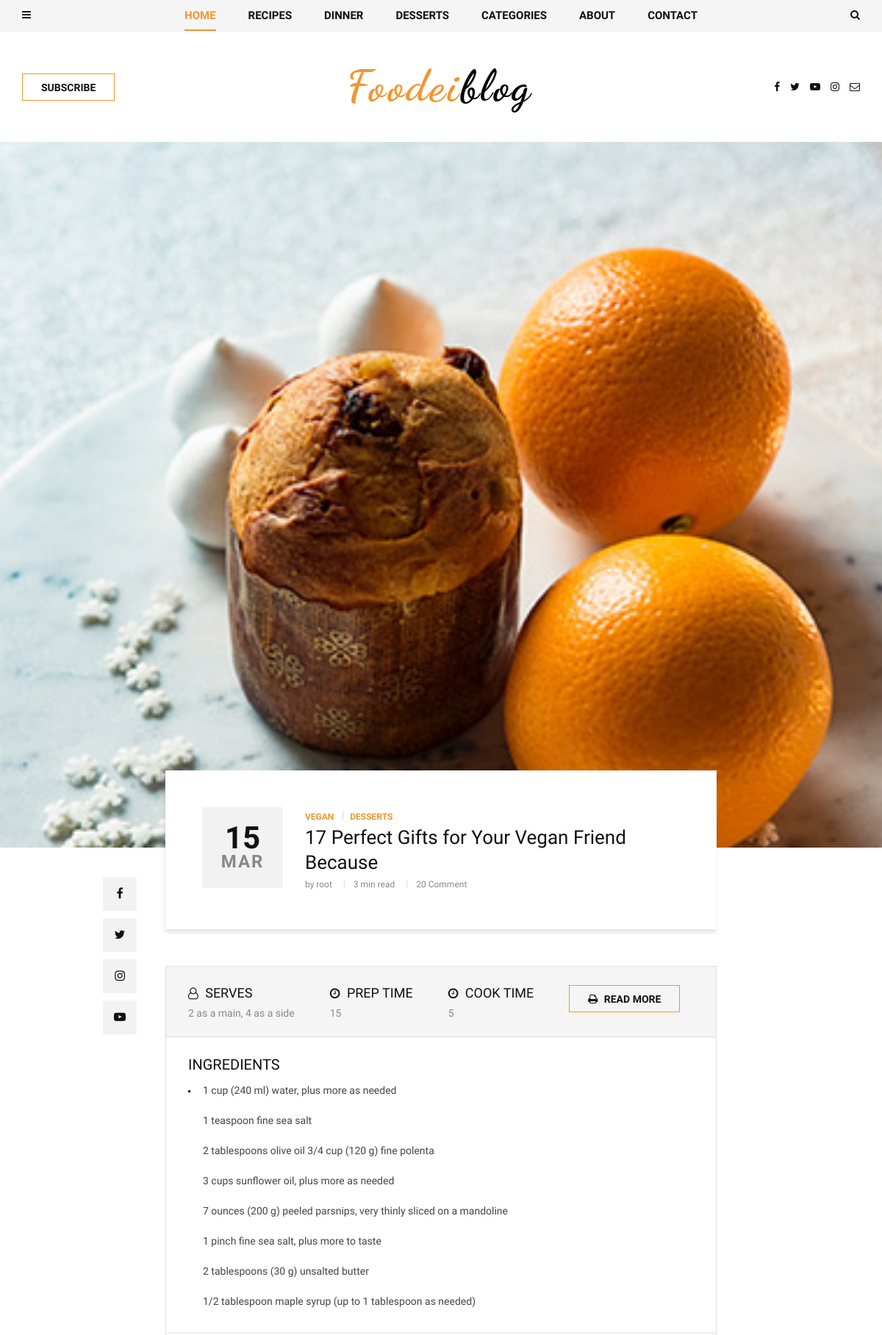
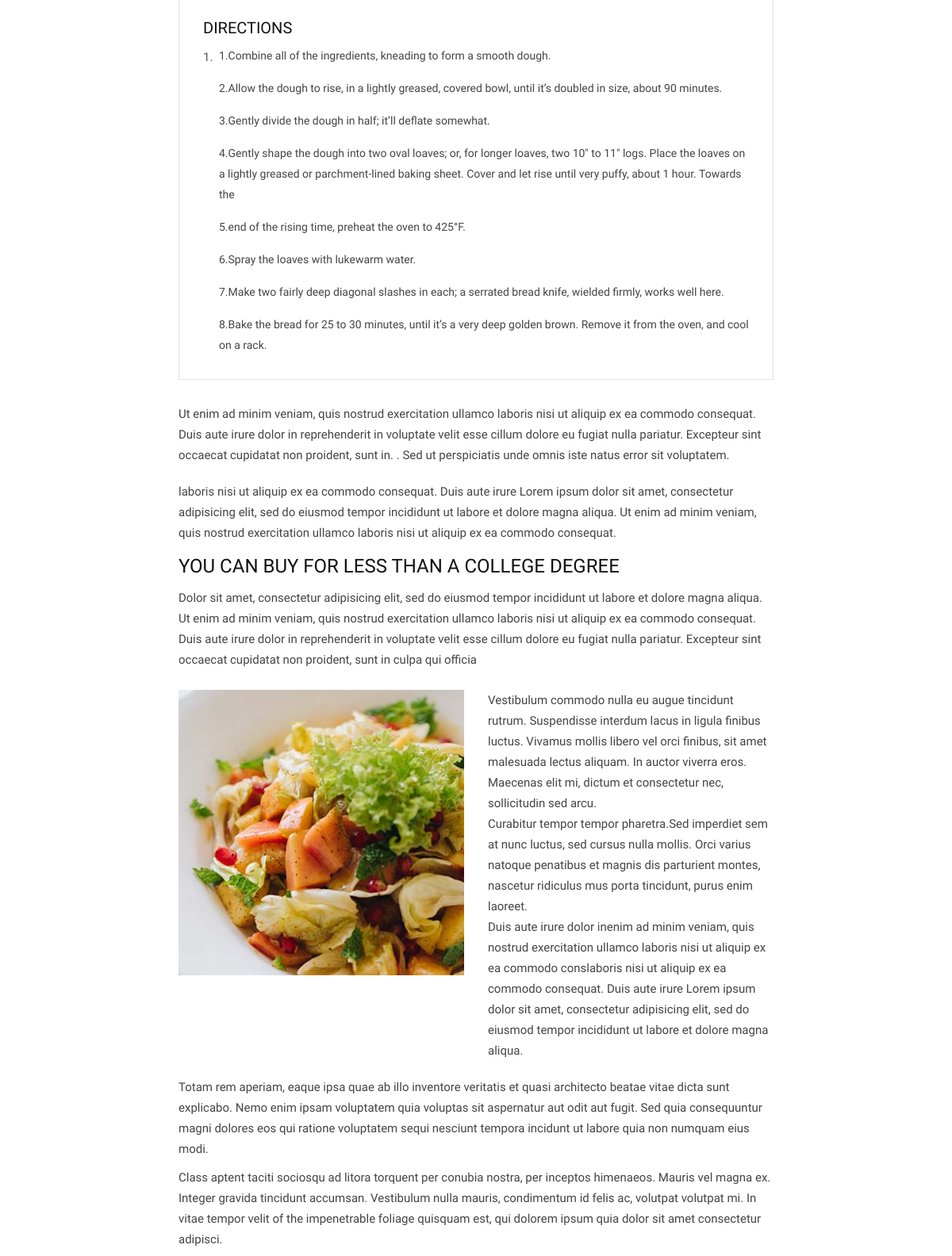
The app's page /weightloss/gifts-vegan/ (upper part) with its own data (2 pictures, top to bottom).
### main/models.py (models this page shows, shortened)
class Post(models.Model):
    title = models.CharField(max_length=200)
    text = models.TextField()
    image = models.ImageField(upload_to='posts/')
    category = models.ForeignKey(Categories, related_name='post', on_delete=models.SET_NULL, null=True)
    tag = models.ManyToManyField(Tag, related_name='post')
    author = models.ForeignKey(User, related_name='posts', on_delete=models.CASCADE)
    created_at = models.DateTimeField(auto_now_add=True)
    slug = models.SlugField(default='', max_length=200)
    class Meta:
        verbose_name = 'Пост'
        verbose_name_plural = 'Посты'
        db_table = 'Posts'
    def get_absolute_url(self):
        return reverse("main:post_single", kwargs={"slug": self.category.slug, "post_slug": self.slug})
    def get_recipes(self):
        return self.recipes.all()
    def get_comments(self):
        return self.comment.all()

class Recipe(models.Model):
    name = models.CharField(max_length=100)
    serves = models.CharField(max_length=50)
    prep_time = models.PositiveIntegerField(default=0)
    cook_time = models.PositiveIntegerField(default=0)
    ingredients = RichTextField()
    directions = RichTextField()
    post = models.ForeignKey(Post, related_name='recipes', on_delete=models.SET_NULL, null=True, blank=True)
    class Meta:
        verbose_name = 'Рецепт'
        verbose_name_plural = 'Рецепты'
        db_table = 'Recipe'

### main/views.py (the view)
# urls.py: path('<slug:slug>/<slug:post_slug>/', views.PostDetailView.as_view(), name="post_single"),
class PostDetailView(DetailView):
    model = Post
    template_name = 'blog/post_detail.html'
    context_object_name = 'post'
    slug_url_kwarg = 'post_slug'
    def get_context_data(self, **kwargs):
        context = super().get_context_data(**kwargs)
        context['form'] = CommentForm()
        return context

### main/templatetags/menu_tags.py (called while the page is built)
@register.inclusion_tag('blog/include/tags/top_menu.html')
def get_categories():
    categories = Categories.objects.all()
    return {'categories': categories}

@register.inclusion_tag('blog/include/tags/posts_menu.html')
def get_last_posts():
    posts = Post.objects.order_by('-id')[:5]
    return {'last_posts': posts}

### templates/blog/post_detail.html (shortened to what this page needs)
{% extends 'base.html' %}
{% load static %}
{% block content %}
<section class="single-post spad">
    <div class="single-post__hero set-bg" data-setbg="{{ post.image.url }}"></div>
    <div class="container">
        <div class="row d-flex justify-content-center">
            <div class="col-lg-8">
                <div class="single-post__title">
                    <div class="single-post__title__meta">
                        <h2>{{ post.created_at | date:'d'}}</h2>
                        <span>{{ post.created_at | date:'M'}}</span>
                    </div>
                    <div class="single-post__title__text">
                        <ul class="label">
                            <li>Vegan</li>
                            <li>Desserts</li>
                        </ul>
                        <h4>{{ post.title }}</h4>
                        <ul class="widget">
                            <li>by {{ post.author }}</li>
                            <li>3 min read</li>
                            <li>20 Comment</li>
                        </ul>
                    </div>
                </div>
                <div class="single-post__social__item">
                    <ul>
                        <li><a href="#"><i class="fa fa-facebook"></i></a></li>
                        <li><a href="#"><i class="fa fa-twitter"></i></a></li>
                        <li><a href="#"><i class="fa fa-instagram"></i></a></li>
                        <li><a href="#"><i class="fa fa-youtube-play"></i></a></li>
                    </ul>
                </div>
                <div class="single-post__recipe__details">
                    {% for recipe in post.get_recipes %}
                    <div class="single-post__recipe__details__option">
                        <ul>
                            <li>
                                <h5><i class="fa fa-user-o"></i> SERVES</h5>
                                <span>{{ recipe.serves }}</span>
                            </li>
                            <li>
                                <h5><i class="fa fa-clock-o"></i> PREP TIME</h5>
                                <span>{{ recipe.prep_time }}</span>
                            </li>
                            <li>
                                <h5><i class="fa fa-clock-o"></i> Cook TIME</h5>
                                <span>{{ recipe.cook_time }}</span>
                            </li>
                            <li><a href="#" class="primary-btn"><i class="fa fa-print"></i> Read more</a></li>
                        </ul>
                    </div>
                    <div class="single-post__recipe__details__indegradients">
                        <h5>Ingredients</h5>
                        <ul>
                            <li>{{ recipe.ingredients | safe }}</li>
                        </ul>
                    </div>
                    <div class="single-post__recipe__details__direction">
                        <h5>Directions</h5>
                        <ul>
                            <li><span>1.</span> {{ recipe.directions | safe }}</li>
                        </ul>
                    </div>
                    {% endfor %}
                </div>
                <div class="single-post__middle__text">
                    <p>Ut enim ad minim veniam, quis nostrud exercitation ullamco laboris nisi ut aliquip ex ea
                        commodo consequat. Duis aute irure dolor in reprehenderit in voluptate velit esse cillum
                        dolore eu fugiat nulla pariatur. Excepteur sint occaecat cupidatat non proident, sunt in. .
                        Sed ut perspiciatis unde omnis iste natus error sit voluptatem.</p>
                </div>
                <div class="single-post__desc">
                    <p>laboris nisi ut aliquip ex ea commodo consequat. Duis aute irure Lorem ipsum dolor sit amet,
                        consectetur adipisicing elit, sed do eiusmod tempor incididunt ut labore et dolore magna
                        aliqua. Ut enim ad minim veniam, quis nostrud exercitation ullamco laboris nisi ut aliquip
                        ex ea commodo consequat.</p>
                    <h4>You Can Buy For Less Than A College Degree</h4>
                    <p>Dolor sit amet, consectetur adipisicing elit, sed do eiusmod tempor incididunt ut labore et
                        dolore magna aliqua. Ut enim ad minim veniam, quis nostrud exercitation ullamco laboris nisi
                        ut aliquip ex ea commodo consequat. Duis aute irure dolor in reprehenderit in voluptate
                        velit esse cillum dolore eu fugiat nulla pariatur. Excepteur sint occaecat cupidatat non
                        proident, sunt in culpa qui officia </p>
                </div>
                <div class="single-post__more__details">
                    <div class="row">
                        <div class="col-lg-6 col-md-6">
                            <img src="img/categories/single-post/single-post-desc.jpg" alt="">
                        </div>
                        <div class="col-lg-6 col-md-6">
                            <p>Vestibulum commodo nulla eu augue tincidunt rutrum. Suspendisse interdum lacus in
                                ligula finibus luctus. Vivamus mollis libero vel orci finibus, sit amet malesuada
                                lectus aliquam. In auctor viverra eros. Maecenas elit mi, dictum et consectetur nec,
                                sollicitudin sed arcu.</p>
                            <p>Curabitur tempor tempor pharetra.Sed imperdiet sem at nunc luctus, sed cursus nulla
                                mollis. Orci varius natoque penatibus et magnis dis parturient montes, nascetur
                                ridiculus mus porta tincidunt, purus enim laoreet.</p>
                            <p>Duis aute irure dolor inenim ad minim veniam, quis nostrud exercitation ullamco
                                laboris nisi ut aliquip ex ea commodo conslaboris nisi ut aliquip ex ea commodo
                                consequat. Duis aute irure Lorem ipsum dolor sit amet, consectetur adipisicing elit,
                                sed do eiusmod tempor incididunt ut labore et dolore magna aliqua.</p>
                        </div>
                    </div>
                </div>
                <div class="single-post__last__text">
                    <p>Totam rem aperiam, eaque ipsa quae ab illo inventore veritatis et quasi architecto beatae
                        vitae dicta sunt explicabo. Nemo enim ipsam voluptatem quia voluptas sit aspernatur aut odit
                        aut fugit. Sed quia consequuntur magni dolores eos qui ratione voluptatem sequi nesciunt
                        tempora incidunt ut labore quia non numquam eius modi.</p>
                    <p>Class aptent taciti sociosqu ad litora torquent per conubia nostra, per inceptos himenaeos.
                        Mauris vel magna ex. Integer gravida tincidunt accumsan. Vestibulum nulla mauris,
                        condimentum id felis ac, volutpat volutpat mi. In vitae tempor velit of the impenetrable
                        foliage quisquam est, qui dolorem ipsum quia dolor sit amet consectetur adipisci.</p>
                </div>
            </div>
        </div>
    </div>
</section>
{% endblock %}

### records on screen
Post: created_at "15", created_at "MAR", title "17 Perfect Gifts for Your Vegan Friend Because", author "root"
Recipe: serves "2 as a main, 4 as a side", prep_time "15", cook_time "5", ingredients "1 cup (240 ml) water, plus more as needed 1 teaspoon fine sea salt 2 tablespoons olive oil 3/4 cup (120 g) fine polenta 3 cups sunflower oil, plus more as needed 7 ounces (200 g) peeled parsnips, very thinly sliced on a mandoline 1 pinch fine sea salt, plus more to taste 2 tablespoons (30 g) unsalted butter 1/2 tablespoon maple syrup (up to 1 tablespoon as needed)", directions "1.Combine all of the ingredients, kneading to form a smooth dough. 2.Allow the dough to rise, in a lightly greased, covered bowl, until it’s doubled in size, about 90 minutes. 3.Gently divide the dough in half; it’ll deflate somewhat. 4.Gently shape the dough into two oval loaves; or, for longer loaves, two 10″ to 11″ logs. Place the loaves on a lightly greased or parchment-lined baking sheet. Cover and let rise until very puffy, about 1 hour. Towards the 5.end of the rising time, preheat the oven to 425°F. 6.Spray the loaves with lukewarm water. 7.Make two fairly deep diagonal slashes in each; a serrated bread knife, wielded firmly, works well here. 8.Bake the bread for 25 to 30 minutes,…"
